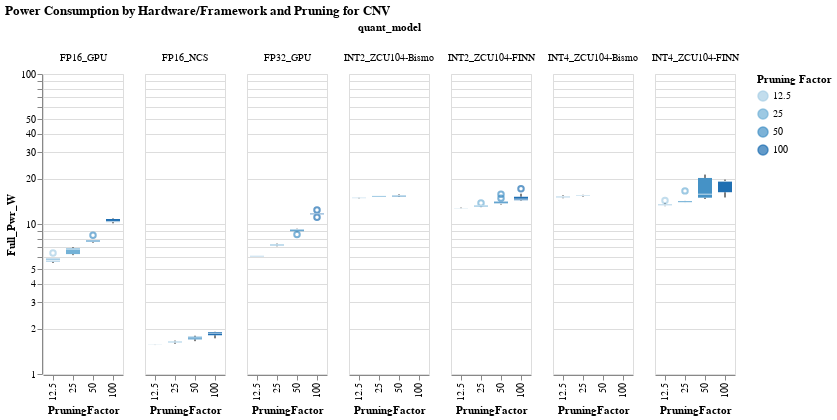

This figure's notebook cell:
### Code cell
#hide_input
#%run scripts/altair_plots.py  #run the plot script if it wasn't previously run
cnv_df_tmp = cnv_df
cnv_df_tmp = delete_unique_values(df= cnv_df_tmp, 
                                 col_a= 'HWType', 
                                 col_b='Full_Pwr_W' )
boxplot(df= cnv_df_tmp, 
        yaxis= "Full_Pwr_W", 
        title= "Power Consumption by Hardware/Framework and Pruning for CNV")

### Figure 1 — Vega-Lite specification as saved in the notebook (floating-point values rounded to 4 significant figures; data arrays with more than 128 entries replaced by an {"elided": "..."} marker saying what was removed)
{"config": {"view": {"continuousWidth": 400, "continuousHeight": 300}}, "data": {"name": "data-44885418db563dc4e52cb7f92de8e6b2"}, "facet": {"column": {"type": "nominal", "field": "quant_model"}}, "spec": {"mark": "boxplot", "encoding": {"color": {"type": "ordinal", "field": "PruningFactor", "title": "Pruning Factor"}, "x": {"type": "ordinal", "field": "PruningFactor"}, "y": {"type": "quantitative", "field": "Full_Pwr_W", "scale": {"type": "log"}, "title": "Full_Pwr_W"}}, "selection": {"selector010": {"type": "interval", "bind": "scales", "encodings": ["x", "y"]}}}, "title": "Power Consumption by Hardware/Framework and Pruning for CNV", "$schema": "https://vega.github.io/schema/vega-lite/v4.0.2.json", "datasets": {"data-44885418db563dc4e52cb7f92de8e6b2": {"elided": "138 records"}}}
